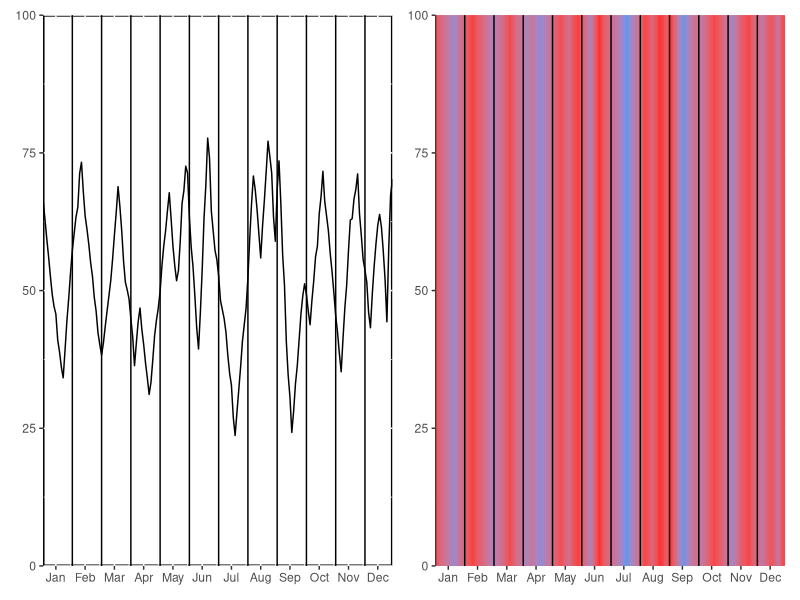
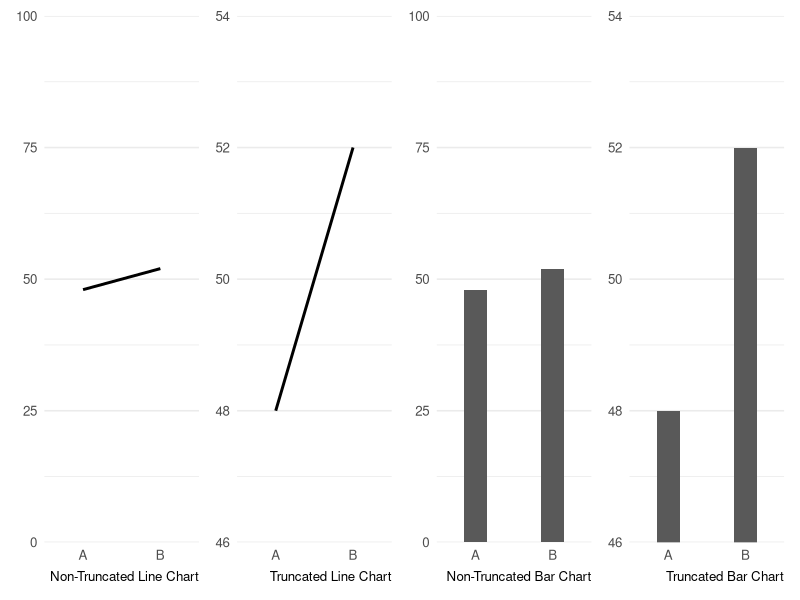
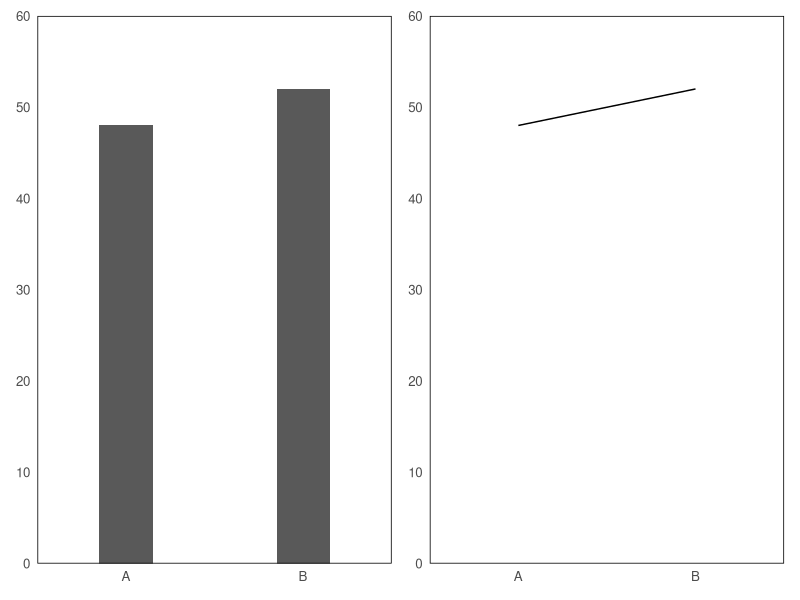
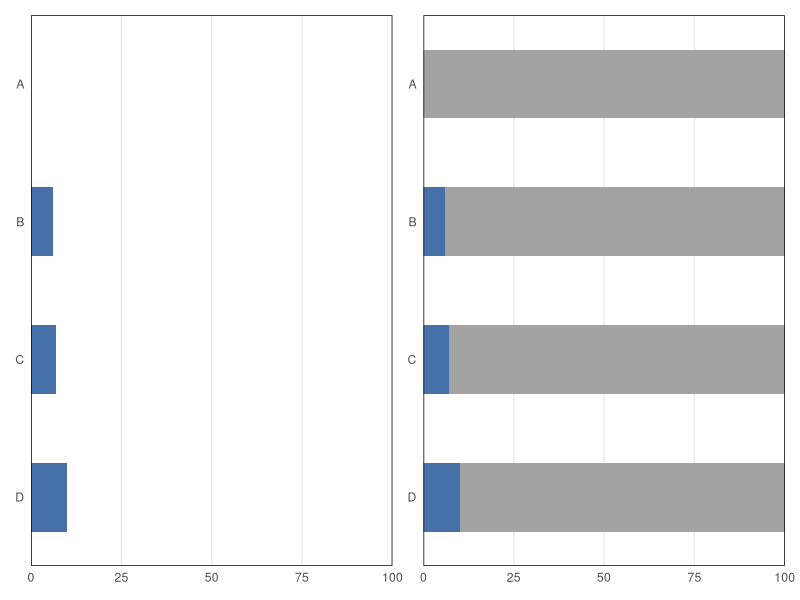

Write R code to recreate these figures, in order.
library(tidyverse)
library(patchwork)

#### NOISE AND COLOUR ####

ww <- read_csv("c12.csv") %>%
  mutate(y = temp,
         x = 1:192,
         months = as.ordered(rep(month.name, each = 16)))

ww %>%
  group_by(months) %>%
  summarise(mean = mean(y))

# Specify custom axis tick positions and labels
custom_ticks <- seq(8, 186, by = 16)
custom_labels <- substr(month.name, 1, 3)

# Convert custom ticks and labels to a named character vector
custom_ticks_labels <- setNames(custom_labels, custom_ticks)

dd <- ww %>%
  ggplot(aes(y = y, x = x)) +
  scale_x_continuous(
    breaks = custom_ticks,
    labels = custom_ticks_labels,
    limits = c(1, 192), expand = c(0, 0)) +
  scale_y_continuous(limits = c(0, 100), expand = c(0, 0)) +
  theme_grey(base_size = 11) +
  theme(
    panel.background = element_rect(color = "black", linewidth = 1, fill = NA),
    legend.position = "none"
  ) +
  labs(x = NULL, y = NULL)

noise_line <- dd +
  geom_vline(xintercept = seq(1, 192, 16),
             color = "black") +
  geom_line()

noise_color <- dd +
  geom_vline(data = ww,
             aes(xintercept = x, color = y),
             linewidth = 1.1) +
  scale_color_gradient(low = "cornflowerblue", high = "firebrick1") +
  geom_vline(xintercept = seq(1, 192, 16),
             color = "black")

noise_line + noise_color

#### TRUNCATION ####

vals <- c(48, 52)
cats <- c('A', 'B') 

mydf <- tibble(vals, cats)

baseplot <- mydf %>% 
  ggplot(aes(x = cats, y = vals, group = 1)) +
  labs(x = NULL, y = NULL) +
  theme_minimal(base_size = 12) +
  theme(panel.grid.major.x = element_blank())

line_trunc <- baseplot + 
  coord_cartesian(ylim = c(46, 54), 
                xlim = c(0.5, 2.5),
                expand = F) +
  geom_path(linewidth = 1) +
  labs(caption = 'Truncated Line Chart')

bar_trunc <- baseplot + 
  coord_cartesian(ylim = c(46, 54), 
                  xlim = c(0.5, 2.5),
                  expand = F) +
  geom_col(width = 0.3) +
  labs(caption = 'Truncated Bar Chart')

line_full <- baseplot + 
  coord_cartesian(ylim = c(0, 100),
                  xlim = c(0.5, 2.5),
                  expand = F) +
  geom_path(linewidth = 1) +
  labs(caption = 'Non-Truncated Line Chart')

bar_full <- baseplot + 
  coord_cartesian(ylim = c(0, 100),
                  xlim = c(0.5, 2.5),
                  expand = F) +
  geom_col(width = 0.3) +
  labs(caption = 'Non-Truncated Bar Chart')

line_full + line_trunc + bar_full + bar_trunc +
  plot_layout(nrow = 1) 
  

#### ZACKS AND TVERSKY ####

#line chart ‘a building becomes more secure as the alarm system becomes more active’
#bar chart ’a building with 10 motion sensors is more secure than a building with 5 motion sensors’

# Discrete comparisons: 
#"Male’sheight is higher than that of female’s" 
#"Theaveragemaleis taller than the averagefemale." 
#"Twelveyr. olds are taller than 10 yr olds." 
#Trend assessments: 
#"The graph shows a positive correlation between a child’s increases in age and height betweenthe ages of 10 and 12."
#"Height increases with age. (from about 46 inches at 10 to 55inches at 12)"
#"Themoremalea personis, the taller he/she is"
ZT_bar <- baseplot + 
  coord_cartesian(ylim = c(0, 60),
                  xlim = c(0.5, 2.5),
                  expand = F) +
  geom_col(width = 0.3) +
  theme(panel.border = element_rect(fill = NA),
        panel.grid.major.y = element_blank(),
        panel.grid.minor.y = element_blank()) 

ZT_line <- baseplot + 
  coord_cartesian(ylim = c(0, 60),
                  xlim = c(0.5, 2.5),
                  expand = F) +
  geom_path() +
  theme(panel.border = element_rect(fill = NA),
        panel.grid.major.y = element_blank(),
        panel.grid.minor.y = element_blank()) 

ZT_bar + ZT_line

#### STACKED BARS ####

vals1 <- c(0, 6, 7, 10)
vals2 <- c(100, 94, 93, 90)
cats <- c('A', 'B', 'C', 'D') 

mydf <- tibble(vals1, cats)
mydf2 <- tibble(vals1, vals2, cats) %>%
  pivot_longer(cols = vals1:vals2)

stack1 <- mydf %>%
  ggplot(aes(x = vals1, y = cats)) +
  geom_col(width = 0.5, fill = '#4571a8') +
  scale_y_discrete(limits = rev) +
  theme_minimal() +
  coord_cartesian(ylim = c(0.5, 4.5),
                  xlim = c(0, 100),
                  expand = F) +
  labs(x = NULL, y = NULL) +
  theme(panel.border = element_rect(fill = NA),
        panel.grid.major.y = element_blank(),
        panel.grid.minor = element_blank())

stack2 <- mydf2 %>%
  ggplot(aes(x = value, y = cats, fill = name, group = cats)) +
  geom_col(width = 0.5, position = "stack") +
  scale_y_discrete(limits = rev) +
  theme_minimal() +
  coord_cartesian(ylim = c(0.5, 4.5),
                  xlim = c(0, 100),
                  expand = F) +
  labs(x = NULL, y = NULL) +
  theme(panel.border = element_rect(fill = NA),
        panel.grid.major.y = element_blank(),
        panel.grid.minor = element_blank(),
        legend.position = "none") +
  scale_fill_manual(values = c("#4571a8", "#a3a3a3"))

stack1 + stack2

